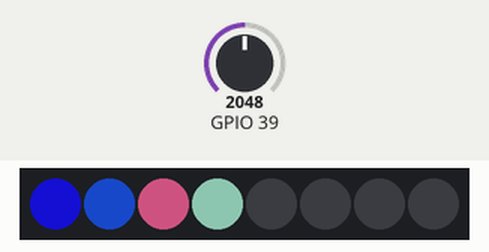
Bench run of a sketch on a simulated ESP32. On the bench: 8 RGB LEDs in strip order, left to right. The inputs (shaded band) are chosen by the test bench; at power-on: GPIO 39 = 2048. Dim RGB values are drawn brighter than linear; random numbers use the default seed unless the sketch sets one.

Above: at 1.27 s.
1.3 s: GPIO 39 set to 281
At 1.37 s:
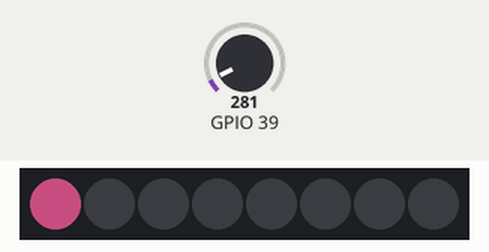
2.9 s: GPIO 39 set to 242
At 3.5 s:
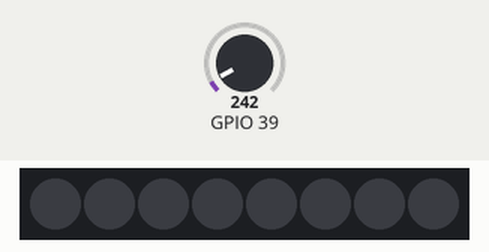
4.4 s: GPIO 39 set to 1228
At 4.45 s:
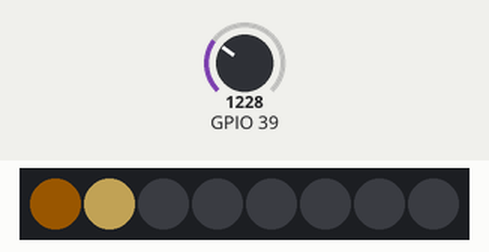
6.0 s: GPIO 39 set to 2047
At 6.01 s:
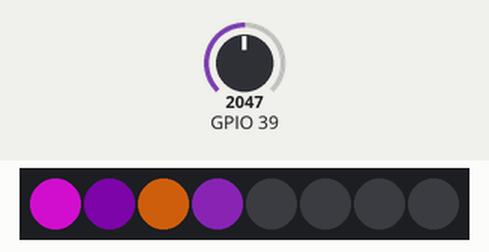
7.6 s: GPIO 39 set to 2866
At 7.63 s:
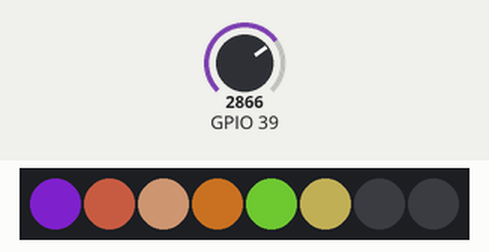
9.2 s: GPIO 39 set to 3603
At 9.24 s:
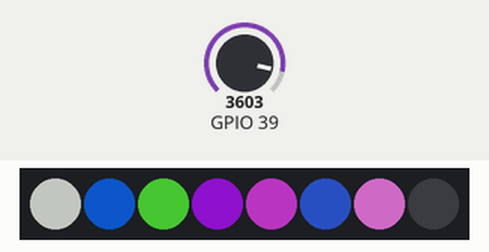
Timing chart, 0 to 13.3 s (numbered marks = the images above; inputs shaded):
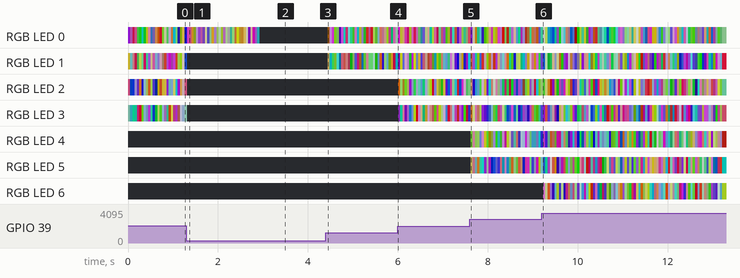

Measured:
- the behaviour switches between 256 and 255 on GPIO 39 (found by bisection; images 1 and 2)
- after the input at 4.4 s, the LEDs: change at once (image 3)

The sketch:

sketch_lab3.ino
```cpp
#include <Adafruit_NeoPixel.h> // Include the Adafruit NeoPixel library
#define LED_PIN 32 // NeoPixel LED strip
#define NUM_LEDS 8// Number of LEDS

// Create an instance of the Adafruit _NeoPixel class
Adafruit_NeoPixel strip = Adafruit_NeoPixel(NUM_LEDS, LED_PIN, NEO_GRB + NEO_KHZ800);

int ledVal[3][8];

void setup() {
  strip.begin(); // Initialize the NeoPixel strip
  strip.show(); // Initialize the strip

  // for (int i = 0; i < 3; i++) {
  //   for (int j = 0; j < 8; j++) {
  //     ledVal[i][j] = random(255);
  //   }
  // }

  strip.setBrightness(strip.getBrightness()/2);

  // There's a bug with the serial monitor in this demo
  // do not use
  // Serial.begin (115200);
}

void loop() {
  // read the value from the light sensor
  int analogValue = analogRead(39) ;
  for (int i = 0; i < NUM_LEDS; i++) {
    if(analogValue > (4095.0 / NUM_LEDS) * (i+0.5)) {
      // strip.setPixelColor(i, ledVal[0][i], ledVal[1][i], ledVal[2][i]); // Set the color of the i-th LED to blue
      strip.setPixelColor(i, random(255), random(255), random(255));
    }
    else {
      strip.setPixelColor(i, 0, 0, 0); // Set the color of the i-th LED to black
    }
  }

  // Display the colors on the strip
  strip.show();

  delay(50); // wait before reading again
}
```
